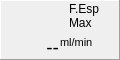
   <widget class="QFrame" name="FEMaxShow_frame">
    <property name="geometry">
     <rect>
      <x>780</x>
      <y>200</y>
      <width>120</width>
      <height>60</height>
     </rect>
    </property>
    <property name="frameShape">
     <enum>QFrame::Panel</enum>
    </property>
    <property name="frameShadow">
     <enum>QFrame::Raised</enum>
    </property>
    <widget class="QLabel" name="FEMaxShow_value">
     <property name="geometry">
      <rect>
       <x>1</x>
       <y>19</y>
       <width>58</width>
       <height>40</height>
      </rect>
     </property>
     <property name="font">
      <font>
       <pointsize>14</pointsize>
      </font>
     </property>
     <property name="autoFillBackground">
      <bool>true</bool>
     </property>
     <property name="styleSheet">
      <string notr="true"/>
     </property>
     <property name="frameShape">
      <enum>QFrame::NoFrame</enum>
     </property>
     <property name="text">
      <string>--</string>
     </property>
     <property name="textFormat">
      <enum>Qt::RichText</enum>
     </property>
     <property name="alignment">
      <set>Qt::AlignBottom|Qt::AlignRight|Qt::AlignTrailing</set>
     </property>
     <property name="margin">
      <number>4</number>
     </property>
     <property name="indent">
      <number>0</number>
     </property>
    </widget>
    <widget class="QLabel" name="FEMaxShow_unit">
     <property name="geometry">
      <rect>
       <x>60</x>
       <y>35</y>
       <width>60</width>
       <height>15</height>
      </rect>
     </property>
     <property name="font">
      <font>
       <pointsize>8</pointsize>
      </font>
     </property>
     <property name="text">
      <string>ml/min</string>
     </property>
    </widget>
    <widget class="QLabel" name="FEMaxShow_label">
     <property name="geometry">
      <rect>
       <x>69</x>
       <y>1</y>
       <width>50</width>
       <height>30</height>
      </rect>
     </property>
     <property name="text">
      <string>F.Esp Max</string>
     </property>
     <property name="wordWrap">
      <bool>true</bool>
     </property>
    </widget>
   </widget>
